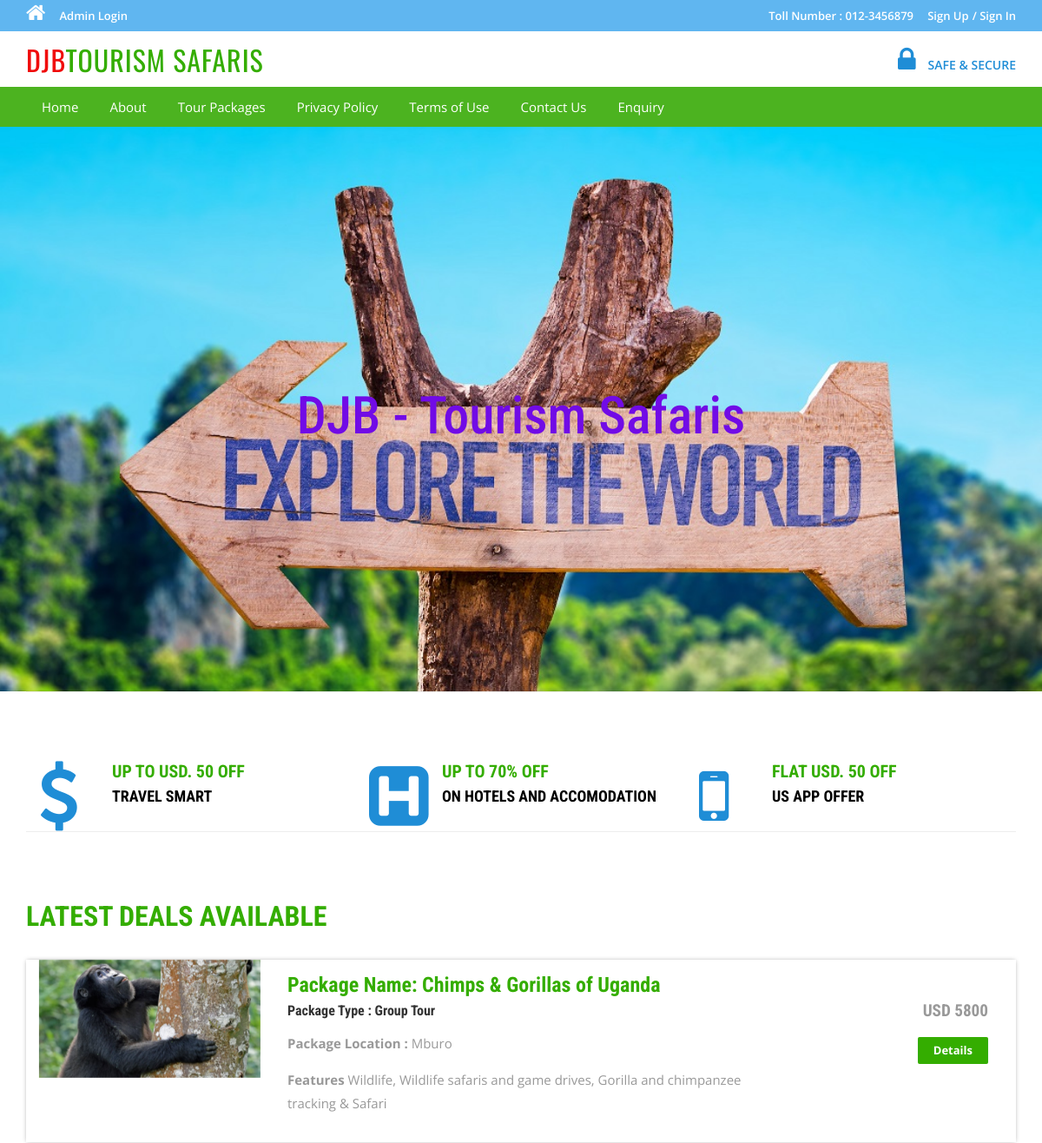
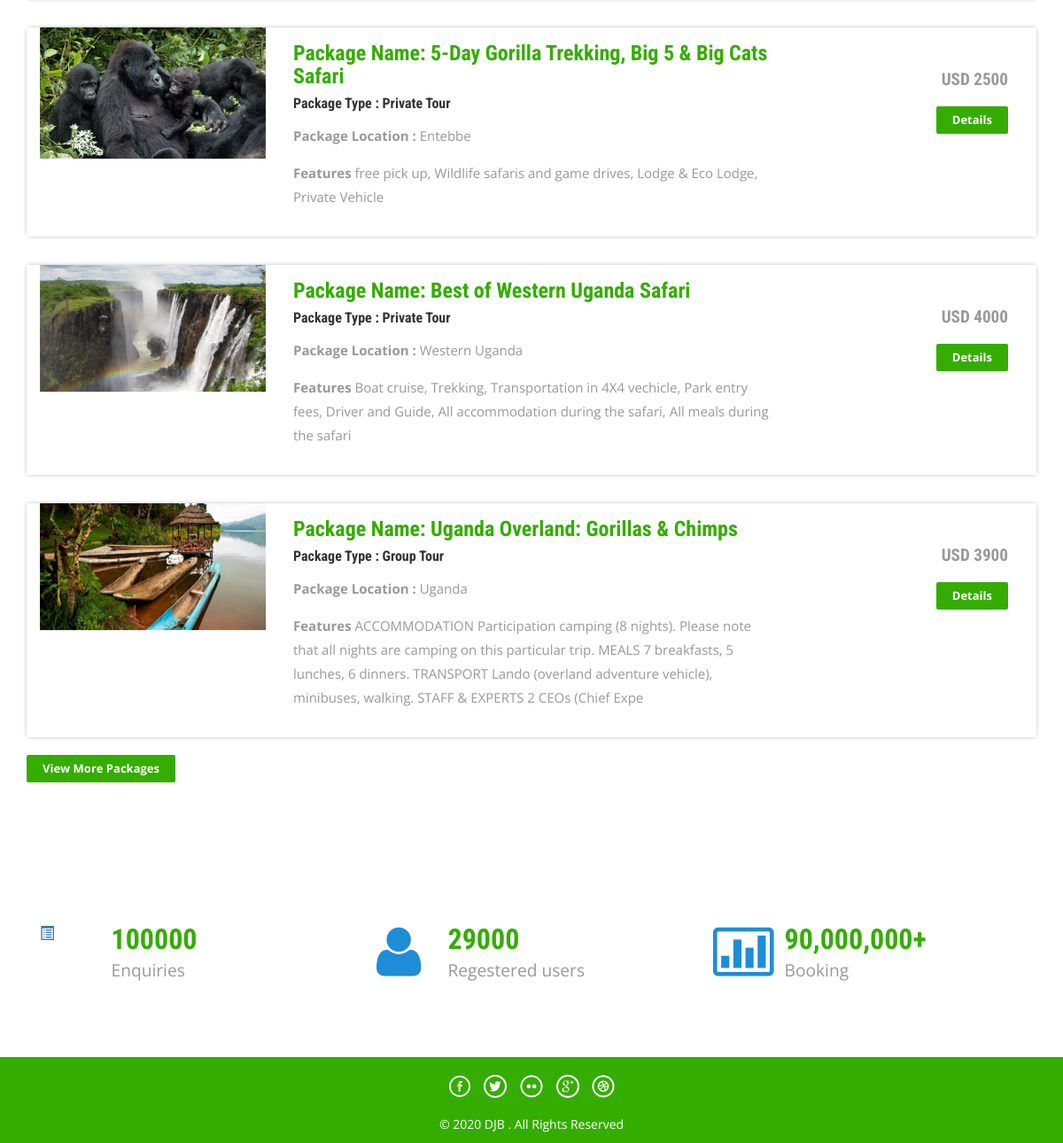
The page / on the database its author committed (2 pictures, top to bottom).
### tables this page shows
CREATE TABLE `tbltourpackages` (
  `PackageId` int(11) NOT NULL,
  `PackageName` varchar(200) DEFAULT NULL,
  `PackageType` varchar(150) DEFAULT NULL,
  `PackageLocation` varchar(100) DEFAULT NULL,
  `PackagePrice` int(11) DEFAULT NULL,
  `PackageFetures` varchar(255) DEFAULT NULL,
  `PackageDetails` mediumtext,
  `PackageImage` varchar(100) DEFAULT NULL,
  `Creationdate` timestamp NULL DEFAULT CURRENT_TIMESTAMP,
  `UpdationDate` timestamp NULL DEFAULT NULL ON UPDATE CURRENT_TIMESTAMP
);

### index.php (the view, shortened to what this page needs)
<?php
include('includes/config.php');
?>
<!DOCTYPE HTML>
<html>
<head>
<link href="css/bootstrap.css" rel='stylesheet' type='text/css' />
<link href="css/style.css" rel='stylesheet' type='text/css' />
<link href="css/font-awesome.css" rel="stylesheet">
<link href="css/animate.css" rel="stylesheet" type="text/css" media="all">
</head>
<body>
<?php include('includes/header.php');?>
<div class="banner">
	<div class="container">
		<h1 class="wow zoomIn animated animated" data-wow-delay=".5s" style="visibility: visible; animation-delay: 0.5s; animation-name: zoomIn;"> DJB - Tourism Safaris</h1>
	</div>
</div>
<div class="container">
	<div class="rupes">
		<div class="col-md-4 rupes-left wow fadeInDown animated animated" data-wow-delay=".5s" style="visibility: visible; animation-delay: 0.5s; animation-name: fadeInDown;">
			<div class="rup-left">
				<a href="offers.html"><i class="fa fa-usd"></i></a>
			</div>
			<div class="rup-rgt">
				<h3>UP TO USD. 50 OFF</h3>
				<h4><a href="offers.html">TRAVEL SMART</a></h4>
			</div>
				<div class="clearfix"></div>
		</div>
		<div class="col-md-4 rupes-left wow fadeInDown animated animated" data-wow-delay=".5s" style="visibility: visible; animation-delay: 0.5s; animation-name: fadeInDown;">
			<div class="rup-left">
				<a href="offers.html"><i class="fa fa-h-square"></i></a>
			</div>
			<div class="rup-rgt">
				<h3>UP TO 70% OFF</h3>
				<h4><a href="offers.html">ON HOTELS AND ACCOMODATION</a></h4>
			</div>
				<div class="clearfix"></div>
		</div>
		<div class="col-md-4 rupes-left wow fadeInDown animated animated" data-wow-delay=".5s" style="visibility: visible; animation-delay: 0.5s; animation-name: fadeInDown;">
			<div class="rup-left">
				<a href="offers.html"><i class="fa fa-mobile"></i></a>
			</div>
			<div class="rup-rgt">
				<h3>FLAT USD. 50 OFF</h3>
				<h4><a href="offers.html">US APP OFFER</a></h4>
			</div>
				<div class="clearfix"></div>
		</div>
	</div>
</div>
<div class="container">
	<div class="holiday">
	<h3>LATEST DEALS AVAILABLE</h3>
<?php $sql = "SELECT * from tbltourpackages order by rand() limit 4";
$query = $dbh->prepare($sql);
$query->execute();
$results=$query->fetchAll(PDO::FETCH_OBJ);
if($query->rowCount() > 0)
{
foreach($results as $result)
{	?>
			<div class="rom-btm">
				<div class="col-md-3 room-left wow fadeInLeft animated" data-wow-delay=".5s">
					<img src="admin/pacakgeimages/<?php echo htmlentities($result->PackageImage);?>" class="img-responsive" alt="">
				</div>
				<div class="col-md-6 room-midle wow fadeInUp animated" data-wow-delay=".5s">
					<h4>Package Name: <?php echo htmlentities($result->PackageName);?></h4>
					<h6>Package Type : <?php echo htmlentities($result->PackageType);?></h6>
					<p><b>Package Location :</b> <?php echo htmlentities($result->PackageLocation);?></p>
					<p><b>Features</b> <?php echo htmlentities($result->PackageFetures);?></p>
				</div>
				<div class="col-md-3 room-right wow fadeInRight animated" data-wow-delay=".5s">
					<h5>USD <?php echo htmlentities($result->PackagePrice);?></h5>
					<a href="package-details.php?pkgid=<?php echo htmlentities($result->PackageId);?>" class="view">Details</a>
				</div>
				<div class="clearfix"></div>
			</div>
<?php }} ?>
<div><a href="package-list.php" class="view">View More Packages</a></div>
</div>
	</div>
<div class="routes">
	<div class="container">
		<div class="col-md-4 routes-left wow fadeInRight animated" data-wow-delay=".5s">
			<div class="rou-left">
				<a href="#"><i class="glyphicon glyphicon-list-alt"></i></a>
			</div>
			<div class="rou-rgt wow fadeInDown animated" data-wow-delay=".5s">
				<h3>100000</h3>
				<p>Enquiries</p>
			</div>
				<div class="clearfix"></div>
		</div>
		<div class="col-md-4 routes-left">
			<div class="rou-left">
				<a href="#"><i class="fa fa-user"></i></a>
			</div>
			<div class="rou-rgt">
				<h3>29000</h3>
				<p>Regestered users</p>
			</div>
				<div class="clearfix"></div>
		</div>
		<div class="col-md-4 routes-left wow fadeInRight animated" data-wow-delay=".5s">
			<div class="rou-left">
				<a href="#"><i class="fa fa-ticket"></i></a>
			</div>
			<div class="rou-rgt">
				<h3>90,000,000+</h3>
				<p>Booking</p>
			</div>
				<div class="clearfix"></div>
		</div>
		<div class="clearfix"></div>
	</div>
</div>
<?php include('includes/footer.php');?>
</body>
</html>

### css/style.css (style rules this page uses)
html, body { font-size: 100%; background: #fff; font-family: 'Open Sans', sans-serif; }
body a,.grid_1,plan_1,plan_1.one,plan_1.two,i.icon1, i.icon2, i.icon3, i.icon4, i.icon5, i.icon6 { transition:0.5s all; -webkit-transition:0.5s all; -moz-transition:0.5s all; -o-transition:0.5s all; -ms-transition:0.5s all; }
h1,h2,h3,h4,h5,h6 { margin:0; font-family: 'Roboto Condensed', sans-serif; }
p { margin:0; }
.banner { background: url(../images/01.jpg)no-repeat; background-size: cover; -webkit-background-size: cover; -o-background-size: cover; -ms-background-size: cover; -moz-background-size: cover; min-height: 650px; }
.banner h1 { font-size: 60px; margin-bottom: 50px; padding: 5em 0 0; text-align: center; color: #710be6; }
.rup-left { float: left; width: 24%; }
.rup-rgt { float: left; width: 76%; }
.rupes { padding: 5em 0; border-top: 1px solid rgba(236, 236, 236, 0.9); border-bottom: 1px solid rgba(236, 236, 236, 0.9); }
i.fa.fa-usd { font-size: 5em; color: #1f8dd6; }
i.fa.fa-h-square { font-size: 5em; color: #1f8dd6; }
i.fa.fa-mobile { font-size:5em; color: #1f8dd6; }
.rupes h3 { font-size: 20px; color: #34ad00; font-weight: 700; }
.rupes h4 { font-size: 18px; margin: 8px 0; font-weight: 700; }
.rupes h4 a { color: #000000; }
.rup-left a { display: inline-block; }
.routes { padding: 5em 0; }
.rou-left { float: left; width: 23%; }
.rou-rgt { float: left; width: 70%; }
i.fa.fa-truck,i.fa.fa-user,i.fa.fa-ticket { font-size: 4em; color:#1f8dd6; }
.routes h3 { font-size: 2em; font-weight: 700; color: #34ad00; }
.routes p { font-size: 1.2em; color: #999; line-height: 1.8em; }
.holiday { padding: 5em 0; }
.holiday h3 { font-size: 2em; font-weight: 700; color: #34ad00; }
.holiday p { font-size: 1.2em; line-height: 1.8em; margin: 1em 0; color: #999; }
a.view { padding: 6px 18px; font-weight: 700; color: #fff; background-color: #34ad00; border: 0; font-size: 13px; border-radius: 2px; -webkit-transition: all .2s; -moz-transition: all .2s; transition: all .2s; margin-top: 20px; display: inline-block; }
.rom-btm { margin-top: 2em; box-shadow: 0px 0px 5px -1px rgba(0, 0, 0, 0.37); }
.rom-btm h4 { font-size: 1.5em; font-weight: 700; color: #34ad00; }
.rom-btm p { font-size: 15px; color: #999; }
.rom-btm h6 { font-size: 1em; font-weight: 700; margin: 0.5em 0; }
.room-right { text-align: right; padding: 3em 2em; }
.room-midle { padding: 1em; }
.rom-btm h5 { font-size: 1.2em; font-weight: 700; color: #999; }
.glyphicon { position: relative; top: 1px; display: inline-block; font-family: 'Glyphicons Halflings'; font-style: normal; font-weight: normal; line-height: 1; -webkit-font-smoothing: antialiased; -moz-osx-font-smoothing: grayscale; }

### rows shown on the page
tbltourpackages: PackageImage (picture), PackageName "Chimps & Gorillas of Uganda", PackageType "Group Tour", PackageLocation "Mburo", PackageFetures "Wildlife, Wildlife safaris and game drives, Gorilla and chimpanzee tracking & Safari", PackagePrice "5800"
tbltourpackages: PackageImage (picture), PackageName "5-Day Gorilla Trekking, Big 5 & Big Cats Safari", PackageType "Private Tour", PackageLocation "Entebbe", PackageFetures "free pick up, Wildlife safaris and game drives, Lodge & Eco Lodge, Private Vehicle", PackagePrice "2500"
tbltourpackages: PackageImage (picture), PackageName "Best of Western Uganda Safari", PackageType "Private Tour", PackageLocation "Western Uganda", PackageFetures "Boat cruise, Trekking, Transportation in 4X4 vechicle, Park entry fees, Driver and Guide, All accommodation during the safari, All meals during the safari", PackagePrice "4000"
tbltourpackages: PackageImage (picture), PackageName "Uganda Overland: Gorillas & Chimps", PackageType "Group Tour", PackageLocation "Uganda", PackageFetures "ACCOMMODATION Participation camping (8 nights). Please note that all nights are camping on this particular trip. MEALS 7 breakfasts, 5 lunches, 6 dinners. TRANSPORT Lando (overland adventure vehicle), minibuses, walking. STAFF & EXPERTS 2 CEOs (Chief Expe", PackagePrice "3900"
